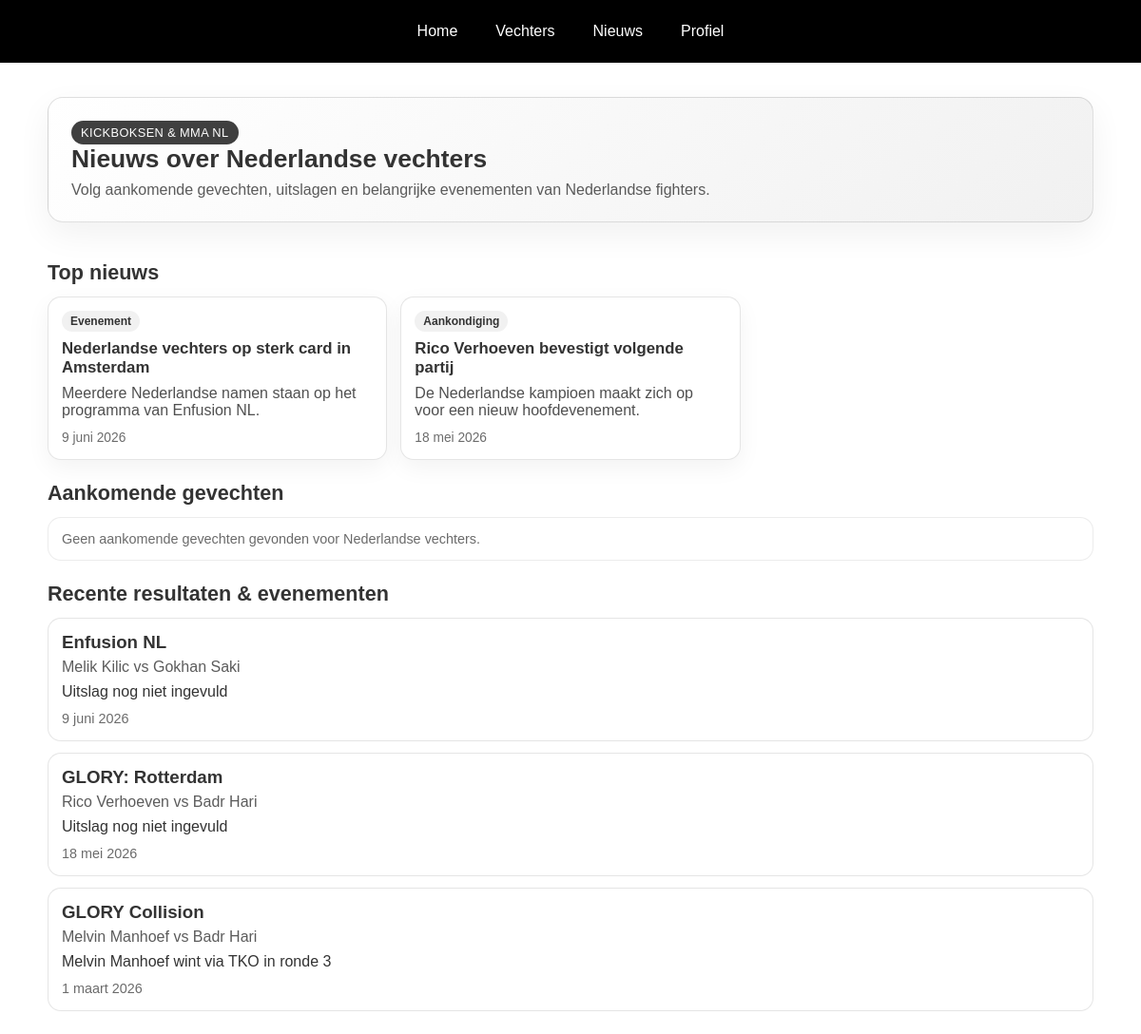
Page /news.php on the committed database.
### tables this page shows
CREATE TABLE IF NOT EXISTS nieuws (
    id INT AUTO_INCREMENT PRIMARY KEY,
    titel VARCHAR(180) NOT NULL,
    samenvatting VARCHAR(255) NOT NULL,
    inhoud TEXT NOT NULL,
    categorie VARCHAR(40) NOT NULL,
    event_datum DATE NULL,
    locatie VARCHAR(150) NULL,
    vechter1_id INT NULL,
    vechter2_id INT NULL,
    status VARCHAR(20) NOT NULL DEFAULT 'published',
    gepubliceerd_op DATETIME NOT NULL DEFAULT CURRENT_TIMESTAMP,
    aangemaakt_door VARCHAR(255) NULL,
    CONSTRAINT fk_nieuws_vechter1 FOREIGN KEY (vechter1_id) REFERENCES vechters(id) ON DELETE SET NULL,
    CONSTRAINT fk_nieuws_vechter2 FOREIGN KEY (vechter2_id) REFERENCES vechters(id) ON DELETE SET NULL
);

CREATE TABLE IF NOT EXISTS wedstrijden (
    id INT AUTO_INCREMENT PRIMARY KEY,
    event_naam VARCHAR(150) NOT NULL,
    datum DATE NULL,
    locatie VARCHAR(150) NULL,
    gewichtsklasse VARCHAR(100) NULL,
    ronde_info VARCHAR(100) NULL,
    uitslag VARCHAR(255) NULL,
    vechter1_id INT NOT NULL,
    vechter2_id INT NOT NULL,
    CONSTRAINT fk_wedstrijd_vechter1 FOREIGN KEY (vechter1_id) REFERENCES vechters(id) ON DELETE CASCADE,
    CONSTRAINT fk_wedstrijd_vechter2 FOREIGN KEY (vechter2_id) REFERENCES vechters(id) ON DELETE CASCADE
);

CREATE TABLE IF NOT EXISTS vechters (
    id INT AUTO_INCREMENT PRIMARY KEY,
    naam VARCHAR(100) NOT NULL,
    Bekend_om VARCHAR(150) NOT NULL,
    Hoogtepunt VARCHAR(150) NOT NULL,
    Stijl VARCHAR(150) NOT NULL,
    Info VARCHAR(255) NOT NULL,
    land VARCHAR(100) NOT NULL,
    vecht_stand VARCHAR(100) NOT NULL
);

### news.php (the view, shortened to what this page needs)
<?php
require_once 'dbconnectie.php';
$today = new DateTimeImmutable('today');
function tableExists(PDO $pdo, string $tableName): bool
{
    $stmt = $pdo->prepare('SHOW TABLES LIKE :name');
    $stmt->execute([':name' => $tableName]);
    return (bool)$stmt->fetchColumn();
}
function parseMatchDate(?string $date): ?DateTimeImmutable
{
    $dt = DateTimeImmutable::createFromFormat('Y-m-d', $date);
    return $dt ?: null;
}
function formatDutchDate(?string $date): string
{
    $dt = parseMatchDate($date);
    $months = [
        1 => 'januari',
        2 => 'februari',
        3 => 'maart',
        4 => 'april',
        5 => 'mei',
        6 => 'juni',
        7 => 'juli',
        8 => 'augustus',
        9 => 'september',
        10 => 'oktober',
        11 => 'november',
        12 => 'december',
    ];
    return (int)$dt->format('j') . ' ' . $months[(int)$dt->format('n')] . ' ' . $dt->format('Y');
}
$newsItems = [];
$upcomingMatches = [];
$recentResults = [];
if (tableExists($pdo, 'nieuws')) {
    $newsStmt = $pdo->query("\n        SELECT\n            id,\n            titel,\n            samenvatting,\n            inhoud,\n            categorie,\n            event_datum,\n            locatie,\n            gepubliceerd_op\n        FROM nieuws\n        WHERE status = 'published'\n        ORDER BY (event_datum IS NULL) ASC, event_datum DESC, gepubliceerd_op DESC, id DESC\n        LIMIT 12\n    ");
    $newsItems = $newsStmt->fetchAll(PDO::FETCH_ASSOC);
}
if (tableExists($pdo, 'wedstrijden') && tableExists($pdo, 'vechters')) {
    $matchStmt = $pdo->query("\n        SELECT\n            w.id,\n            w.event_naam,\n            w.datum,\n            w.locatie,\n            w.gewichtsklasse,\n            w.uitslag,\n            v1.naam AS vechter1_naam,\n            v1.land AS vechter1_land,\n            v2.naam AS vechter2_naam,\n            v2.land AS vechter2_land\n        FROM wedstrijden w\n        JOIN vechters v1 ON v1.id = w.vechter1_id\n        JOIN vechters v2 ON v2.id = w.vechter2_id\n        WHERE LOWER(v1.land) = 'nederland' OR LOWER(v2.land) = 'nederland'\n        ORDER BY (w.datum IS NULL) ASC, w.datum ASC, w.id ASC\n    ");
    $dutchMatches = $matchStmt->fetchAll(PDO::FETCH_ASSOC);
    foreach ($dutchMatches as $match) {
        $dateObj = parseMatchDate($match['datum'] ?? null);
        $hasResult = trim((string)($match['uitslag'] ?? '')) !== '';
        if ($hasResult || ($dateObj && $dateObj < $today)) {
            $recentResults[] = $match;
        }
    }
    usort($recentResults, static function (array $a, array $b): int {
        $aDate = $a['datum'] ?? null;
        $bDate = $b['datum'] ?? null;
        if ($aDate === $bDate) {
            return $b['id'] <=> $a['id'];
        }
        if ($aDate === null) {
            return 1;
        }
        if ($bDate === null) {
            return -1;
        }
        return strcmp($bDate, $aDate);
    });
}
?>
<!DOCTYPE html>
<html lang="nl">
<head>
    <link rel="stylesheet" href="style.css">
    <link rel="stylesheet" href="news.css">
</head>
<body>
    <?php include 'navbar.php'; ?>
    <main class="container news-page">
        <header class="page-header news-hero">
            <div>
                <p class="news-kicker">Kickboksen & MMA NL</p>
                <h1>Nieuws over Nederlandse vechters</h1>
                <p>Volg aankomende gevechten, uitslagen en belangrijke evenementen van Nederlandse fighters.</p>
            </div>
        </header>
        <section class="news-section">
            <div class="section-head">
                <h2>Top nieuws</h2>
            </div>
            <?php if (!$newsItems): ?>
                <article class="empty-state">Nog geen nieuws in de database. Voeg nieuws toe via <strong>news_admin.</strong> (admin).</article>
            <?php else: ?>
                <div class="story-grid">
                    <?php foreach ($newsItems as $item): ?>
                        <article class="story-card">
                            <span class="chip"><?= htmlspecialchars((string)$item['categorie']) ?></span>
                            <h3><?= htmlspecialchars((string)$item['titel']) ?></h3>
                            <p><?= htmlspecialchars((string)($item['samenvatting'] ?: $item['inhoud'])) ?></p>
                            <time><?= htmlspecialchars(formatDutchDate($item['event_datum'] ?: null)) ?></time>
                        </article>
                    <?php endforeach; ?>
                </div>
            <?php endif; ?>
        </section>
        <section class="news-section">
            <div class="section-head">
                <h2>Aankomende gevechten</h2>
            </div>
            <?php if (!$upcomingMatches): ?>
                <article class="empty-state">Geen aankomende gevechten gevonden voor Nederlandse vechters.</article>
            <?php endif; ?>
        </section>
        <section class="news-section">
            <div class="section-head">
                <h2>Recente resultaten & evenementen</h2>
            </div>
            <?php if (!$recentResults): ?>
                <article class="empty-state">Nog geen recente resultaten beschikbaar.</article>
            <?php else: ?>
                <div class="result-list">
                    <?php foreach (array_slice($recentResults, 0, 8) as $match): ?>
                        <article class="result-card">
                            <h3><?= htmlspecialchars($match['event_naam'] ?: 'Event') ?></h3>
                            <p class="fight-line"><?= htmlspecialchars($match['vechter1_naam']) ?> vs <?= htmlspecialchars($match['vechter2_naam']) ?></p>
                            <p class="result-text"><?= htmlspecialchars($match['uitslag'] ?: 'Uitslag nog niet ingevuld') ?></p>
                            <time><?= htmlspecialchars(formatDutchDate($match['datum'] ?? null)) ?></time>
                        </article>
                    <?php endforeach; ?>
                </div>
            <?php endif; ?>
        </section>
    </main>
</body>
</html>

### style.css (style rules this page uses)
body { margin: 0; font-family: Arial, sans-serif; color: #333; }
.container { max-width: 1100px; margin: 0 auto; padding: 24px; }
.page-header { margin: 12px 0 18px; }
.page-header h1 { margin: 0 0 8px; font-size: clamp(1.6rem, 2.2vw, 2.2rem); }
.page-header p { margin: 0; opacity: 0.8; }

### news.css (style rules this page uses)
.news-page { display: grid; gap: 22px; }
.news-hero { background: linear-gradient(135deg, #ffffff 0%, #f1f1f1 100%); border: 1px solid rgba(0, 0, 0, 0.12); border-radius: 16px; padding: 24px; box-shadow: 0 12px 35px rgba(0, 0, 0, 0.06); }
.news-kicker { display: inline-block; margin: 0 0 10px; padding: 5px 10px; border-radius: 999px; background: #111; color: #fff; font-size: 0.8rem; letter-spacing: 0.4px; text-transform: uppercase; }
.news-section { display: grid; gap: 12px; }
.section-head h2 { margin: 0; font-size: 1.35rem; }
.story-grid { display: grid; grid-template-columns: repeat(12, 1fr); gap: 14px; }
.story-card { grid-column: span 12; background: #fff; border: 1px solid rgba(0, 0, 0, 0.1); border-radius: 14px; padding: 14px; box-shadow: 0 8px 24px rgba(0, 0, 0, 0.05); }
.story-card h3 { margin: 8px 0; font-size: 1.05rem; }
.story-card p { margin: 0 0 10px; opacity: 0.86; }
.story-card time { font-size: 0.86rem; opacity: 0.72; }
.chip { display: inline-block; background: #f1f1f1; border-radius: 999px; padding: 4px 9px; font-size: 0.75rem; font-weight: 700; }
.event-list, .result-list { display: grid; gap: 12px; }
.event-card, .result-card, .empty-state { background: #fff; border: 1px solid rgba(0, 0, 0, 0.1); border-radius: 14px; padding: 14px; }
.event-card h3, .result-card h3 { margin: 0 0 6px; }
.event-sub, .fight-line { margin: 0; opacity: 0.8; }
.result-text { margin: 8px 0 10px; }
.result-card time, .empty-state { opacity: 0.72; font-size: 0.9rem; }
@media (min-width: 760px) { .story-card { grid-column: span 6; } }
@media (min-width: 1020px) { .story-card { grid-column: span 4; } }

### rows in the picture
nieuws: categorie "Evenement", titel "Nederlandse vechters op sterk card in Amsterdam", samenvatting "Meerdere Nederlandse namen staan op het programma van Enfusion NL.", event_datum "9 juni 2026"
nieuws: categorie "Aankondiging", titel "Rico Verhoeven bevestigt volgende partij", samenvatting "De Nederlandse kampioen maakt zich op voor een nieuw hoofdevenement.", event_datum "18 mei 2026"
wedstrijden: event_naam "Enfusion NL", vechter1.naam "Melik Kilic", vechter2.naam "Gokhan Saki", uitslag "Uitslag nog niet ingevuld", datum "9 juni 2026"
wedstrijden: event_naam "GLORY: Rotterdam", vechter1.naam "Rico Verhoeven", vechter2.naam "Badr Hari", uitslag "Uitslag nog niet ingevuld", datum "18 mei 2026"
wedstrijden: event_naam "GLORY Collision", vechter1.naam "Melvin Manhoef", vechter2.naam "Badr Hari", uitslag "Melvin Manhoef wint via TKO in ronde 3", datum "1 maart 2026"
